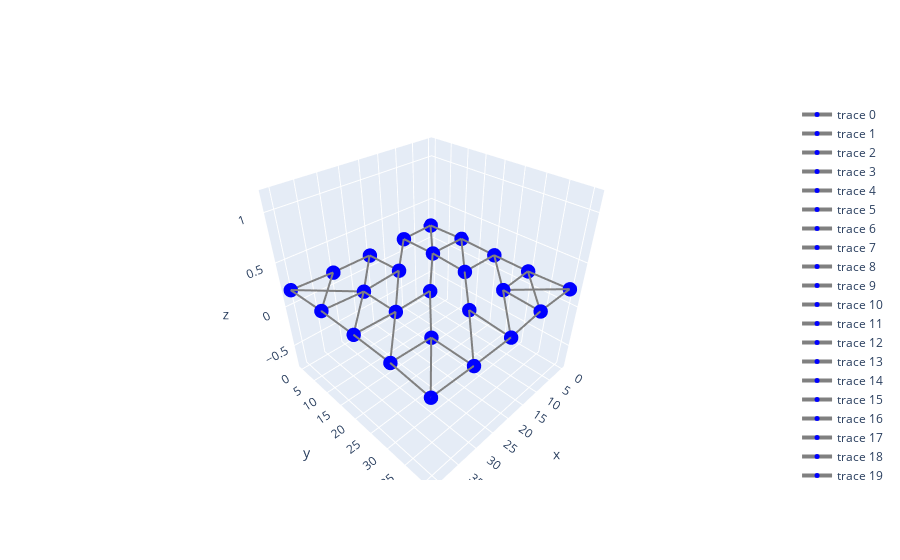

Notebook code for this chart:
### Code cell
create_mesh("orthotropic", 
            alpha=np.pi / 4, 
            strech_x=1.0, 
            strech_y=2.0)

### Figure 1 — Plotly figure (JSON) as saved in the notebook; plotly's stock layout.template omitted (floating-point values rounded to 4 significant figures)
{"data": [{"line": {"color": "grey", "width": 4}, "marker": {"color": "blue", "size": 5}, "type": "scatter3d", "x": [0.6394, 10.03], "y": [0.02501, 10.2], "z": [0.2, 0.2]}, {"line": {"color": "grey", "width": 4}, "marker": {"color": "blue", "size": 5}, "type": "scatter3d", "x": [0.6394, 10.22], "y": [0.02501, 0.5054], "z": [0.2, 0.2]}, {"line": {"color": "grey", "width": 4}, "marker": {"color": "blue", "size": 5}, "type": "scatter3d", "x": [0.6394, 0.275], "y": [0.02501, 10.22], "z": [0.2, 0.2]}, {"line": {"color": "grey", "width": 4}, "marker": {"color": "blue", "size": 5}, "type": "scatter3d", "x": [0.275, 10.65], "y": [10.22, 20.54], "z": [0.2, 0.2]}, {"line": {"color": "grey", "width": 4}, "marker": {"color": "blue", "size": 5}, "type": "scatter3d", "x": [0.275, 10.03], "y": [10.22, 10.2], "z": [0.2, 0.2]}, {"line": {"color": "grey", "width": 4}, "marker": {"color": "blue", "size": 5}, "type": "scatter3d", "x": [0.275, 0.7365], "y": [10.22, 20.68], "z": [0.2, 0.2]}, {"line": {"color": "grey", "width": 4}, "marker": {"color": "blue", "size": 5}, "type": "scatter3d", "x": [0.7365, 10.22], "y": [20.68, 30.59], "z": [0.2, 0.2]}, {"line": {"color": "grey", "width": 4}, "marker": {"color": "blue", "size": 5}, "type": "scatter3d", "x": [0.7365, 0.8922], "y": [20.68, 30.09], "z": [0.2, 0.2]}, {"line": {"color": "grey", "width": 4}, "marker": {"color": "blue", "size": 5}, "type": "scatter3d", "x": [0.7365, 10.65], "y": [20.68, 20.54], "z": [0.2, 0.2]}, {"line": {"color": "grey", "width": 4}, "marker": {"color": "blue", "size": 5}, "type": "scatter3d", "x": [0.8922, 10.81], "y": [30.09, 40.01], "z": [0.2, 0.2]}, {"line": {"color": "grey", "width": 4}, "marker": {"color": "blue", "size": 5}, "type": "scatter3d", "x": [0.8922, 10.22], "y": [30.09, 30.59], "z": [0.2, 0.2]}, {"line": {"color": "grey", "width": 4}, "marker": {"color": "blue", "size": 5}, "type": "scatter3d", "x": [0.8922, 0.7365], "y": [30.09, 20.68], "z": [0.2, 0.2]}, {"line": {"color": "grey", "width": 4}, "marker": {"color": "blue", "size": 5}, "type": "scatter3d", "x": [0.4219, 0.8922], "y": [40.03, 30.09], "z": [0.2, 0.2]}, {"line": {"color": "grey", "width": 4}, "marker": {"color": "blue", "size": 5}, "type": "scatter3d", "x": [0.4219, 10.81], "y": [40.03, 40.01], "z": [0.2, 0.2]}, {"line": {"color": "grey", "width": 4}, "marker": {"color": "blue", "size": 5}, "type": "scatter3d", "x": [0.4219, 10.22], "y": [40.03, 30.59], "z": [0.2, 0.2]}, {"line": {"color": "grey", "width": 4}, "marker": {"color": "blue", "size": 5}, "type": "scatter3d", "x": [10.22, 20.34], "y": [0.5054, 10.16], "z": [0.2, 0.2]}, {"line": {"color": "grey", "width": 4}, "marker": {"color": "blue", "size": 5}, "type": "scatter3d", "x": [10.22, 0.6394], "y": [0.5054, 0.02501], "z": [0.2, 0.2]}, {"line": {"color": "grey", "width": 4}, "marker": {"color": "blue", "size": 5}, "type": "scatter3d", "x": [10.22, 10.03], "y": [0.5054, 10.2], "z": [0.2, 0.2]}, {"line": {"color": "grey", "width": 4}, "marker": {"color": "blue", "size": 5}, "type": "scatter3d", "x": [10.03, 0.6394], "y": [10.2, 0.02501], "z": [0.2, 0.2]}, {"line": {"color": "grey", "width": 4}, "marker": {"color": "blue", "size": 5}, "type": "scatter3d", "x": [10.03, 20.96], "y": [10.2, 20.34], "z": [0.2, 0.2]}, {"line": {"color": "grey", "width": 4}, "marker": {"color": "blue", "size": 5}, "type": "scatter3d", "x": [10.03, 0.275], "y": [10.2, 10.22], "z": [0.2, 0.2]}, {"line": {"color": "grey", "width": 4}, "marker": {"color": "blue", "size": 5}, "type": "scatter3d", "x": [10.65, 20.09], "y": [20.54, 30.1], "z": [0.2, 0.2]}, {"line": {"color": "grey", "width": 4}, "marker": {"color": "blue", "size": 5}, "type": "scatter3d", "x": [10.65, 0.275], "y": [20.54, 10.22], "z": [0.2, 0.2]}, {"line": {"color": "grey", "width": 4}, "marker": {"color": "blue", "size": 5}, "type": "scatter3d", "x": [10.65, 10.03], "y": [20.54, 10.2], "z": [0.2, 0.2]}, {"line": {"color": "grey", "width": 4}, "marker": {"color": "blue", "size": 5}, "type": "scatter3d", "x": [10.22, 0.7365], "y": [30.59, 20.68], "z": [0.2, 0.2]}, {"line": {"color": "grey", "width": 4}, "marker": {"color": "blue", "size": 5}, "type": "scatter3d", "x": [10.22, 0.8922], "y": [30.59, 30.09], "z": [0.2, 0.2]}, {"line": {"color": "grey", "width": 4}, "marker": {"color": "blue", "size": 5}, "type": "scatter3d", "x": [10.22, 10.81], "y": [30.59, 40.01], "z": [0.2, 0.2]}, {"line": {"color": "grey", "width": 4}, "marker": {"color": "blue", "size": 5}, "type": "scatter3d", "x": [10.81, 0.8922], "y": [40.01, 30.09], "z": [0.2, 0.2]}, {"line": {"color": "grey", "width": 4}, "marker": {"color": "blue", "size": 5}, "type": "scatter3d", "x": [10.81, 10.22], "y": [40.01, 30.59], "z": [0.2, 0.2]}, {"line": {"color": "grey", "width": 4}, "marker": {"color": "blue", "size": 5}, "type": "scatter3d", "x": [10.81, 20.85], "y": [40.01, 40.6], "z": [0.2, 0.2]}, {"line": {"color": "grey", "width": 4}, "marker": {"color": "blue", "size": 5}, "type": "scatter3d", "x": [20.81, 30.54], "y": [0.6981, 10.97], "z": [0.2, 0.2]}, {"line": {"color": "grey", "width": 4}, "marker": {"color": "blue", "size": 5}, "type": "scatter3d", "x": [20.81, 20.34], "y": [0.6981, 10.16], "z": [0.2, 0.2]}, {"line": {"color": "grey", "width": 4}, "marker": {"color": "blue", "size": 5}, "type": "scatter3d", "x": [20.81, 30.81], "y": [0.6981, 0.7297], "z": [0.2, 0.2]}, {"line": {"color": "grey", "width": 4}, "marker": {"color": "blue", "size": 5}, "type": "scatter3d", "x": [20.34, 10.22], "y": [10.16, 0.5054], "z": [0.2, 0.2]}, {"line": {"color": "grey", "width": 4}, "marker": {"color": "blue", "size": 5}, "type": "scatter3d", "x": [20.34, 30.38], "y": [10.16, 20.55], "z": [0.2, 0.2]}, {"line": {"color": "grey", "width": 4}, "marker": {"color": "blue", "size": 5}, "type": "scatter3d", "x": [20.34, 30.54], "y": [10.16, 10.97], "z": [0.2, 0.2]}, {"line": {"color": "grey", "width": 4}, "marker": {"color": "blue", "size": 5}, "type": "scatter3d", "x": [20.96, 30.83], "y": [20.34, 30.62], "z": [0.2, 0.2]}, {"line": {"color": "grey", "width": 4}, "marker": {"color": "blue", "size": 5}, "type": "scatter3d", "x": [20.96, 30.38], "y": [20.34, 20.55], "z": [0.2, 0.2]}, {"line": {"color": "grey", "width": 4}, "marker": {"color": "blue", "size": 5}, "type": "scatter3d", "x": [20.96, 10.03], "y": [20.34, 10.2], "z": [0.2, 0.2]}, {"line": {"color": "grey", "width": 4}, "marker": {"color": "blue", "size": 5}, "type": "scatter3d", "x": [20.09, 10.65], "y": [30.1, 20.54], "z": [0.2, 0.2]}, {"line": {"color": "grey", "width": 4}, "marker": {"color": "blue", "size": 5}, "type": "scatter3d", "x": [20.09, 30.86], "y": [30.1, 40.58], "z": [0.2, 0.2]}, {"line": {"color": "grey", "width": 4}, "marker": {"color": "blue", "size": 5}, "type": "scatter3d", "x": [20.09, 20.85], "y": [30.1, 40.6], "z": [0.2, 0.2]}, {"line": {"color": "grey", "width": 4}, "marker": {"color": "blue", "size": 5}, "type": "scatter3d", "x": [20.85, 10.22], "y": [40.6, 30.59], "z": [0.2, 0.2]}, {"line": {"color": "grey", "width": 4}, "marker": {"color": "blue", "size": 5}, "type": "scatter3d", "x": [20.85, 10.81], "y": [40.6, 40.01], "z": [0.2, 0.2]}, {"line": {"color": "grey", "width": 4}, "marker": {"color": "blue", "size": 5}, "type": "scatter3d", "x": [20.85, 30.86], "y": [40.6, 40.58], "z": [0.2, 0.2]}, {"line": {"color": "grey", "width": 4}, "marker": {"color": "blue", "size": 5}, "type": "scatter3d", "x": [30.81, 40.23], "y": [0.7297, 10.29], "z": [0.2, 0.2]}, {"line": {"color": "grey", "width": 4}, "marker": {"color": "blue", "size": 5}, "type": "scatter3d", "x": [30.81, 20.81], "y": [0.7297, 0.6981], "z": [0.2, 0.2]}, {"line": {"color": "grey", "width": 4}, "marker": {"color": "blue", "size": 5}, "type": "scatter3d", "x": [30.81, 40.7], "y": [0.7297, 0.04582], "z": [0.2, 0.2]}, {"line": {"color": "grey", "width": 4}, "marker": {"color": "blue", "size": 5}, "type": "scatter3d", "x": [30.54, 40.08], "y": [10.97, 20.23], "z": [0.2, 0.2]}, {"line": {"color": "grey", "width": 4}, "marker": {"color": "blue", "size": 5}, "type": "scatter3d", "x": [30.54, 20.81], "y": [10.97, 0.6981], "z": [0.2, 0.2]}, {"line": {"color": "grey", "width": 4}, "marker": {"color": "blue", "size": 5}, "type": "scatter3d", "x": [30.54, 30.38], "y": [10.97, 20.55], "z": [0.2, 0.2]}, {"line": {"color": "grey", "width": 4}, "marker": {"color": "blue", "size": 5}, "type": "scatter3d", "x": [30.38, 40.1], "y": [20.55, 30.28], "z": [0.2, 0.2]}, {"line": {"color": "grey", "width": 4}, "marker": {"color": "blue", "size": 5}, "type": "scatter3d", "x": [30.38, 20.34], "y": [20.55, 10.16], "z": [0.2, 0.2]}, {"line": {"color": "grey", "width": 4}, "marker": {"color": "blue", "size": 5}, "type": "scatter3d", "x": [30.38, 20.96], "y": [20.55, 20.34], "z": [0.2, 0.2]}, {"line": {"color": "grey", "width": 4}, "marker": {"color": "blue", "size": 5}, "type": "scatter3d", "x": [30.83, 40.64], "y": [30.62, 40.36], "z": [0.2, 0.2]}, {"line": {"color": "grey", "width": 4}, "marker": {"color": "blue", "size": 5}, "type": "scatter3d", "x": [30.83, 20.96], "y": [30.62, 20.34], "z": [0.2, 0.2]}, {"line": {"color": "grey", "width": 4}, "marker": {"color": "blue", "size": 5}, "type": "scatter3d", "x": [30.83, 40.1], "y": [30.62, 30.28], "z": [0.2, 0.2]}, {"line": {"color": "grey", "width": 4}, "marker": {"color": "blue", "size": 5}, "type": "scatter3d", "x": [30.86, 20.09], "y": [40.58, 30.1], "z": [0.2, 0.2]}, {"line": {"color": "grey", "width": 4}, "marker": {"color": "blue", "size": 5}, "type": "scatter3d", "x": [30.86, 40.64], "y": [40.58, 40.36], "z": [0.2, 0.2]}, {"line": {"color": "grey", "width": 4}, "marker": {"color": "blue", "size": 5}, "type": "scatter3d", "x": [30.86, 30.83], "y": [40.58, 30.62], "z": [0.2, 0.2]}, {"line": {"color": "grey", "width": 4}, "marker": {"color": "blue", "size": 5}, "type": "scatter3d", "x": [40.7, 30.81], "y": [0.04582, 0.7297], "z": [0.2, 0.2]}, {"line": {"color": "grey", "width": 4}, "marker": {"color": "blue", "size": 5}, "type": "scatter3d", "x": [40.7, 40.23], "y": [0.04582, 10.29], "z": [0.2, 0.2]}, {"line": {"color": "grey", "width": 4}, "marker": {"color": "blue", "size": 5}, "type": "scatter3d", "x": [40.7, 30.54], "y": [0.04582, 10.97], "z": [0.2, 0.2]}, {"line": {"color": "grey", "width": 4}, "marker": {"color": "blue", "size": 5}, "type": "scatter3d", "x": [40.23, 30.81], "y": [10.29, 0.7297], "z": [0.2, 0.2]}, {"line": {"color": "grey", "width": 4}, "marker": {"color": "blue", "size": 5}, "type": "scatter3d", "x": [40.23, 40.08], "y": [10.29, 20.23], "z": [0.2, 0.2]}, {"line": {"color": "grey", "width": 4}, "marker": {"color": "blue", "size": 5}, "type": "scatter3d", "x": [40.23, 30.54], "y": [10.29, 10.97], "z": [0.2, 0.2]}, {"line": {"color": "grey", "width": 4}, "marker": {"color": "blue", "size": 5}, "type": "scatter3d", "x": [40.08, 30.54], "y": [20.23, 10.97], "z": [0.2, 0.2]}, {"line": {"color": "grey", "width": 4}, "marker": {"color": "blue", "size": 5}, "type": "scatter3d", "x": [40.08, 30.38], "y": [20.23, 20.55], "z": [0.2, 0.2]}, {"line": {"color": "grey", "width": 4}, "marker": {"color": "blue", "size": 5}, "type": "scatter3d", "x": [40.08, 40.1], "y": [20.23, 30.28], "z": [0.2, 0.2]}, {"line": {"color": "grey", "width": 4}, "marker": {"color": "blue", "size": 5}, "type": "scatter3d", "x": [40.1, 30.38], "y": [30.28, 20.55], "z": [0.2, 0.2]}, {"line": {"color": "grey", "width": 4}, "marker": {"color": "blue", "size": 5}, "type": "scatter3d", "x": [40.1, 30.83], "y": [30.28, 30.62], "z": [0.2, 0.2]}, {"line": {"color": "grey", "width": 4}, "marker": {"color": "blue", "size": 5}, "type": "scatter3d", "x": [40.1, 40.64], "y": [30.28, 40.36], "z": [0.2, 0.2]}, {"line": {"color": "grey", "width": 4}, "marker": {"color": "blue", "size": 5}, "type": "scatter3d", "x": [40.64, 30.83], "y": [40.36, 30.62], "z": [0.2, 0.2]}, {"line": {"color": "grey", "width": 4}, "marker": {"color": "blue", "size": 5}, "type": "scatter3d", "x": [40.64, 40.1], "y": [40.36, 30.28], "z": [0.2, 0.2]}, {"line": {"color": "grey", "width": 4}, "marker": {"color": "blue", "size": 5}, "type": "scatter3d", "x": [40.64, 30.86], "y": [40.36, 40.58], "z": [0.2, 0.2]}], "layout": {}}
